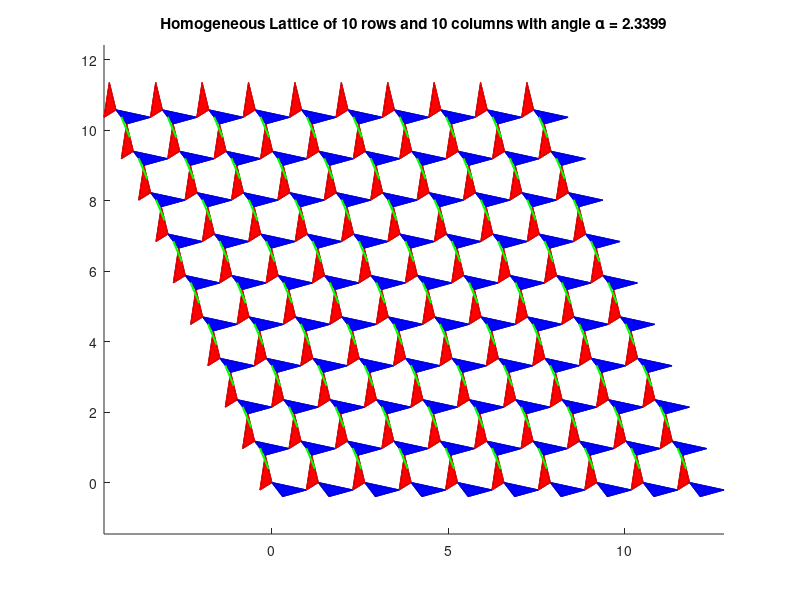

Source code (MATLAB):
clear all
clc
% load Homogeneous_lattice_angles.mat
load Homogeneous_lattice_angles_bistable_new.mat

%Present n (row) by m (column) unit cells, as well as n-1 by m-1 hexagons
n=10;m=10;
Coor_hexagon_x=ones(n-1,m-1,7); 
Coor_hexagon_y=ones(n-1,m-1,7);
% x, y coordinates for each hexagon from A, B, C, D, E, F, to A 
Coor_unit_cell_x=ones(n+1,m,9);
Coor_unit_cell_y=ones(n+1,m,9);
% x, y coordinates for each unit cell from C, A, B, C, A', B' C, P, to Q

%Choose the angle of the homogeneous lattice (1<=i_alpha<=176), (0.3344<=alpha<=3.8344)
i_alpha=16;
alpha=Alpha(i_alpha);
gamma=Gamma(i_alpha);
theta=Theta(i_alpha);

% alpha=Alphanon(i_alpha);
% gamma=Gammanon(i_alpha);
% theta=Thetanon(i_alpha);

%%%%%%%%%%%%%%%%%%%%%%%%%%%%%%%%%%%%%%%%%%%%%%
%Blue Triangle
global a_b; global b_b; global c_b;
a_b=0.5;b_b=0.7;c_b=1;

global psi_ab; global psi_bb; global psi_cb;
psi_ab=acos((a_b^2-b_b^2-c_b^2)/(-2*b_b*c_b));
psi_bb=acos((b_b^2-a_b^2-c_b^2)/(-2*a_b*c_b));
psi_cb=acos((c_b^2-b_b^2-a_b^2)/(-2*b_b*a_b));

%%%%%%%%%%%%%%%%%%%%%%%%%%%%%%%%%%%%%%%%%%%%%%
%Red Triangle
global a_r; global b_r; global c_r;
a_r=0.4;b_r=0.8;c_r=1;

global psi_ar; global psi_br; global psi_cr;
psi_ar=acos((a_r^2-b_r^2-c_r^2)/(-2*b_r*c_r));
psi_br=acos((b_r^2-a_r^2-c_r^2)/(-2*a_r*c_r));
psi_cr=acos((c_r^2-b_r^2-a_r^2)/(-2*b_r*a_r));



%%
%Define transformation vectors of coordinates

%From i,j to i+1,j+1
shift_diagonal=[c_b-c_r*cos(gamma+psi_ab+psi_br)+a_b*cos(gamma-alpha+psi_ab+psi_br),...
    -c_r*sin(gamma+psi_ab+psi_br)+a_b*sin(gamma-alpha+psi_ab+psi_br)];

%From i,1, to i+1,1
kappa_vertical=3*pi-alpha-theta-psi_ar-psi_cr-psi_bb;
shift_vertical=[b_r*cos(theta+psi_bb+psi_cr)+a_b*cos(kappa_vertical),...
    -b_r*sin(theta+psi_bb+psi_cr)+a_b*sin(kappa_vertical)];
% phi=gamma+theta+psi_ab+psi_bb-2*pi; %phi=0 for homogeneous lattice

%From 1,j to 1,j+1
kappa_horizontal=psi_ab+gamma-pi;
shift_horizontal=[c_b+a_r*cos(kappa_horizontal),a_r*sin(kappa_horizontal)];

%%%%%%%%%%%%%%%%%%%%%%%%%%%%%%%%%%%%
%Represent an unit cell in a local coordinate system
A = [0,0];
B = [-a_r*cos(psi_ab+gamma-pi),-a_r*sin(psi_ab+gamma-pi)];  
C = [b_r*cos(theta+psi_bb+psi_cr), -b_r*sin(theta+psi_bb+psi_cr)]; 
Aa = [b_r*cos(theta+psi_bb+psi_cr)+a_b*cos(3*pi-alpha-theta-psi_ar-psi_cr-psi_bb),...
    -b_r*sin(theta+psi_bb+psi_cr)+a_b*sin(3*pi-alpha-theta-psi_ar-psi_cr-psi_bb)];
Bb = [b_r*cos(theta+psi_bb+psi_cr)-b_b*cos(theta+psi_bb+psi_cr+alpha+psi_cb+psi_ar),...
    -b_r*sin(theta+psi_bb+psi_cr)+b_b*sin(theta+psi_bb+psi_cr+alpha+psi_cb+psi_ar)];
P= [b_r/2*cos(theta+psi_bb+psi_cr), -b_r/2*sin(theta+psi_bb+psi_cr)];
Q= [b_r*cos(theta+psi_bb+psi_cr)-a_b/2*cos(alpha+theta+psi_ar+psi_cr+psi_bb),...
    -b_r*sin(theta+psi_bb+psi_cr)+a_b/2*sin(alpha+theta+psi_ar+psi_cr+psi_bb)];

Coor_base_unit_cell=[C;A;B;C;Aa;Bb;C;P;Q]-shift_vertical;

%%%%%%%%%%%%%%%%%%%%%%%%%%%%%%%%%%%%%%%%%%%
%Reproduce n (row) by m (column) unit cells

for j=1:m % generate the 1st row of lattice (bottom edge)
    Coor_unit_cell_x(1,j,:)=Coor_base_unit_cell(:,1)+(j-1)*shift_horizontal(1);  
    Coor_unit_cell_y(1,j,:)=Coor_base_unit_cell(:,2)+(j-1)*shift_horizontal(2);
end

for i=1:n+1 %generate the 1st column of the lattice (left edge)
    Coor_unit_cell_x(i,1,:)=Coor_base_unit_cell(:,1)+(i-1)*shift_vertical(1);  
    Coor_unit_cell_y(i,1,:)=Coor_base_unit_cell(:,2)+(i-1)*shift_vertical(2);
end

for j=1:m %generate unit cells diagonally from the bottom edge
    if m<n+1
        for k=0:m-j
            Coor_unit_cell_x(1+k,j+k,:)=Coor_unit_cell_x(1,j,:)+k*shift_diagonal(1);
            Coor_unit_cell_y(1+k,j+k,:)=Coor_unit_cell_y(1,j,:)+k*shift_diagonal(2); 
        end
    else
        if j<=max(n+1,m)-min(n+1,m)
            for k=0:min(n+1,m)-1
                Coor_unit_cell_x(1+k,j+k,:)=Coor_unit_cell_x(1,j,:)+k*shift_diagonal(1);
                Coor_unit_cell_y(1+k,j+k,:)=Coor_unit_cell_y(1,j,:)+k*shift_diagonal(2); 
            end
        else
            for k=0:max(n+1,m)-j
                Coor_unit_cell_x(1+k,j+k,:)=Coor_unit_cell_x(1,j,:)+k*shift_diagonal(1);
                Coor_unit_cell_y(1+k,j+k,:)=Coor_unit_cell_y(1,j,:)+k*shift_diagonal(2); 
            end
        end
    end
end

for i=1:n+1 %generate unit cells diagonally from the left edge
    if m<n+1
        if i<=max(n+1,m)-min(n+1,m)
            for k=0:min(n+1,m)-1
                Coor_unit_cell_x(i+k,1+k,:)=Coor_unit_cell_x(i,1,:)+k*shift_diagonal(1);
                Coor_unit_cell_y(i+k,1+k,:)=Coor_unit_cell_y(i,1,:)+k*shift_diagonal(2);
            end
        else
            for k=0:max(n+1,m)-i
                Coor_unit_cell_x(i+k,1+k,:)=Coor_unit_cell_x(i,1,:)+k*shift_diagonal(1);
                Coor_unit_cell_y(i+k,1+k,:)=Coor_unit_cell_y(i,1,:)+k*shift_diagonal(2);
            end
        end
    else
        for k=0:n+1-i
            Coor_unit_cell_x(i+k,1+k,:)=Coor_unit_cell_x(i,1,:)+k*shift_diagonal(1);
            Coor_unit_cell_y(i+k,1+k,:)=Coor_unit_cell_y(i,1,:)+k*shift_diagonal(2);
        end
    end
end

%Plot all unit cells to form a n by m lattice
angle=-atan2(shift_horizontal(2),shift_horizontal(1));
rotation_kappa=[cos(angle),-sin(angle);
            sin(angle),cos(-angle)];
        
figure;
for i=1:n+1
    for j=1:m
        for k=1:9
            XY_unit(1,k)=Coor_unit_cell_x(i,j,k);XY_unit(2,k)=Coor_unit_cell_y(i,j,k);
        end
        XY_unit=rotation_kappa*XY_unit;
        if i==1
            hold on;fill(XY_unit(1,4:7),XY_unit(2,4:7),'b')
            hold on;plot(XY_unit(1,4:7),XY_unit(2,4:7),'b-','linewidth',0.8);
        elseif i==n+1           
            hold on;fill(XY_unit(1,1:4),XY_unit(2,1:4),'r')
            hold on;plot(XY_unit(1,1:4),XY_unit(2,1:4),'r-','linewidth',0.8);
        else
            hold on;fill(XY_unit(1,1:4),XY_unit(2,1:4),'r')
            hold on;plot(XY_unit(1,1:4),XY_unit(2,1:4),'r-','linewidth',0.8);
            hold on;fill(XY_unit(1,4:7),XY_unit(2,4:7),'b')
            hold on;plot(XY_unit(1,4:7),XY_unit(2,4:7),'b-','linewidth',0.8);
            hold on;plot(XY_unit(1,8:9),XY_unit(2,8:9),'g-','linewidth',1.5)
            axis equal
        end
    end
end
axis equal

% figure;
% for i=1:n+1
%     for j=1:m
%         for k=1:9
%             XY_unit(1,k)=Coor_unit_cell_x(i,j,k);XY_unit(2,k)=Coor_unit_cell_y(i,j,k);
%         end
%         XY_unit=rotation180*XY_unit;
%         if i==1
%             hold on;fill(XY_unit(1,4:7),XY_unit(2,4:7),'r')
%             hold on;plot(XY_unit(1,4:7),XY_unit(2,4:7),'r-','linewidth',0.1);
%         elseif i==n+1           
%             hold on;fill(XY_unit(1,1:4),XY_unit(2,1:4),'b')
%             hold on;plot(XY_unit(1,1:4),XY_unit(2,1:4),'b-','linewidth',0.1);
%         else
%             hold on;fill(XY_unit(1,1:4),XY_unit(2,1:4),'b')
%             hold on;plot(XY_unit(1,1:4),XY_unit(2,1:4),'b-','linewidth',0.1);
%             hold on;fill(XY_unit(1,4:7),XY_unit(2,4:7),'r')
%             hold on;plot(XY_unit(1,4:7),XY_unit(2,4:7),'r-','linewidth',0.1);
% %             hold on;plot(XY_unit(1,8:9),XY_unit(2,8:9),'g-','linewidth',2)
%         end
%     end
% end
% axis equal

title(['Homogeneous Lattice of ' num2str(n) ' rows and '...
    num2str(m) ' columns with angle \alpha = ' num2str(alpha)])

save('Coor_hexagon.mat','Coor_unit_cell_x','Coor_unit_cell_y','alpha',...
    'gamma','theta','n','m','i_alpha','rotation_kappa') 

%%
% 
% %%%%%%%%%%%%%%%%%%%%%%%%%%%%%%%%%%%%%%%%%%%%% 
% % Represent nodes of based hexagon in a local coordinate system
% A = [0,0];
% B = [c_b,0];  
% C = [c_b-c_r*cos(gamma+psi_ab+psi_br),-c_r*sin(gamma+psi_ab+psi_br)];
% D=[c_b-c_r*cos(gamma+psi_ab+psi_br)+a_b*cos(gamma-alpha+psi_ab+psi_br),...
%     -c_r*sin(gamma+psi_ab+psi_br)+a_b*sin(gamma-alpha+psi_ab+psi_br)];
% E = [b_r*cos(theta+psi_bb+psi_cr)-b_b*cos(theta+psi_bb+psi_cr+alpha+psi_cb+psi_ar),...
%     -b_r*sin(theta+psi_bb+psi_cr)+b_b*sin(theta+psi_bb+psi_cr+alpha+psi_cb+psi_ar)];
% F = [b_r*cos(theta+psi_bb+psi_cr), -b_r*sin(theta+psi_bb+psi_cr)]; 
% 
% Coor_base_hexagon=[A;B;C;D;E;F;A];  
% %%%%%%%%%%%%%%%%%%%%%%%%%%%%%%%%%%%%%%%%%%%
% %Reproduce n (row) by m (column) hexagons
% 
% for j=1:m-1 % generate the 1st row of lattice (bottom edge)
%     Coor_hexagon_x(1,j,:)=Coor_base_hexagon(:,1)+(j-1)*shift_horizontal(1);  
%     Coor_hexagon_y(1,j,:)=Coor_base_hexagon(:,2)+(j-1)*shift_horizontal(2);
% end
% 
% for i=1:n-1   %generate the 1st column of the lattice (left edge)
%     Coor_hexagon_x(i,1,:)=Coor_base_hexagon(:,1)+(i-1)*shift_vertical(1);  
%     Coor_hexagon_y(i,1,:)=Coor_base_hexagon(:,2)+(i-1)*shift_vertical(2);
% end
% 
% for j=1:m-1  %generate hexagons diagonally from the bottom edge
%     if m-1<n-1
%         for k=0:m-1-j
%             Coor_hexagon_x(1+k,j+k,:)=Coor_hexagon_x(1,j,:)+k*shift_diagonal(1);  
%             Coor_hexagon_y(1+k,j+k,:)=Coor_hexagon_y(1,j,:)+k*shift_diagonal(2);  
%         end
%     else
%         if j<=max(n-1,m-1)-min(n-1,m-1)
%             for k=0:min(n-1,m-1)-1
%                 Coor_hexagon_x(1+k,j+k,:)=Coor_hexagon_x(1,j,:)+k*shift_diagonal(1);  
%                 Coor_hexagon_y(1+k,j+k,:)=Coor_hexagon_y(1,j,:)+k*shift_diagonal(2);  
%             end
%         else
%             for k=0:max(n-1,m-1)-j
%                 Coor_hexagon_x(1+k,j+k,:)=Coor_hexagon_x(1,j,:)+k*shift_diagonal(1);  
%                 Coor_hexagon_y(1+k,j+k,:)=Coor_hexagon_y(1,j,:)+k*shift_diagonal(2);  
%             end
%         end        
%     end
% end
% 
% for i=1:n-1  %generate hexagons diagonally from the left edge
%     if m-1<n-1
%         if i<=max(n-1,m-1)-min(n-1,m-1)
%             for k=0:min(n-1,m-1)-1
%                 Coor_hexagon_x(i+k,1+k,:)=Coor_hexagon_x(i,1,:)+k*shift_diagonal(1);  
%                 Coor_hexagon_y(i+k,1+k,:)=Coor_hexagon_y(i,1,:)+k*shift_diagonal(2); 
%             end
%         else
%             for k=0:max(n-1,m-1)-i
%                 Coor_hexagon_x(i+k,1+k,:)=Coor_hexagon_x(i,1,:)+k*shift_diagonal(1);  
%                 Coor_hexagon_y(i+k,1+k,:)=Coor_hexagon_y(i,1,:)+k*shift_diagonal(2); 
%             end
%         end
%     else
%         for k=0:n-1-i
%             Coor_hexagon_x(i+k,1+k,:)=Coor_hexagon_x(i,1,:)+k*shift_diagonal(1);  
%             Coor_hexagon_y(i+k,1+k,:)=Coor_hexagon_y(i,1,:)+k*shift_diagonal(2); 
%         end
%     end
% end
% 
% %Plot all unit cells to form a n by m lattice
% figure(2);
% for i=1:n-1
%     for j=1:m-1
%         for k=1:7
%             X_hex(k)=Coor_hexagon_x(i,j,k);Y_hex(k)=Coor_hexagon_y(i,j,k);
%         end
%         hold on; plot(X_hex,Y_hex,'k-o','linewidth',2,'MarkerSize',3)
%     end
% end
% title(['Homogeneous Lattice of ' num2str(n) ' rows and '...
%     num2str(m) ' columns with angle \alpha = ' num2str(alpha)])
% 
% 
% %%
% %Plot all unit cells to form a n by m lattice
% figure(3);
% for i=1:n+1
%     for j=1:m
%         for k=1:9
%             X_unit(k)=Coor_unit_cell_x(i,j,k);Y_unit(k)=Coor_unit_cell_y(i,j,k);
%         end
%         if i==1
%             hold on;fill(X_unit(4:7),Y_unit(4:7),'b')
%             hold on;plot(X_unit(4:7),Y_unit(4:7),'b-','linewidth',0.2);
%         elseif i==n+1           
%             hold on;fill(X_unit(1:4),Y_unit(1:4),'r')
%             hold on;plot(X_unit(1:4),Y_unit(1:4),'r-','linewidth',0.2);
%         else
%             hold on;fill(X_unit(1:4),Y_unit(1:4),'r')
%             hold on;plot(X_unit(1:4),Y_unit(1:4),'r-','linewidth',0.2);
%             hold on;fill(X_unit(4:7),Y_unit(4:7),'b')
%             hold on;plot(X_unit(4:7),Y_unit(4:7),'b-','linewidth',0.2);
%             hold on;plot(X_unit(8:9),Y_unit(8:9),'k-','linewidth',2)
%         end
%     end
% end
% 
% for i=1:n-1
%     for j=1:m-1
%         for k=1:7
%             X_hex(k)=Coor_hexagon_x(i,j,k);Y_hex(k)=Coor_hexagon_y(i,j,k);
%         end
%         hold on; plot(X_hex,Y_hex,'g-o','linewidth',2,'MarkerSize',3)
%     end
% end
% title(['Homogeneous Lattice of ' num2str(n) ' rows and '...
%     num2str(m) ' columns with angle \alpha = ' num2str(alpha)])
